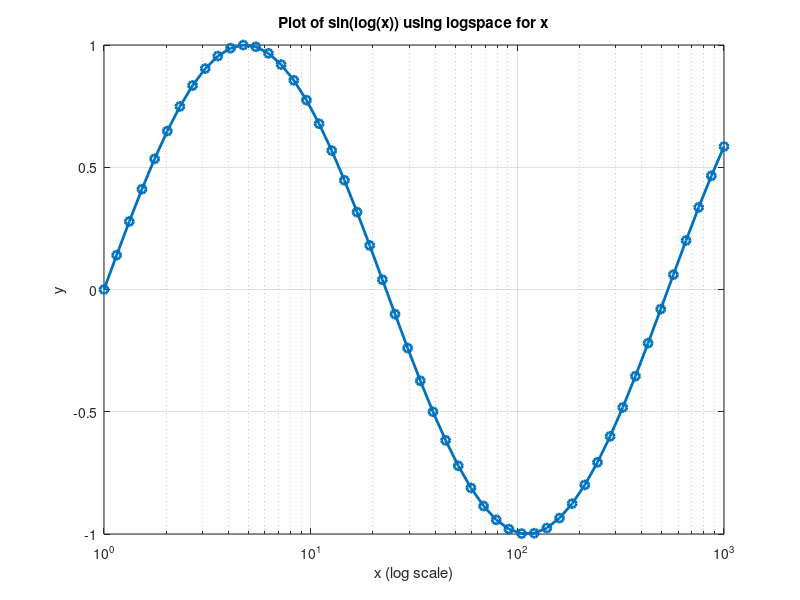

The MATLAB script that drew this image:
% Create a logarithmically spaced vector from 10^0 to 10^3 with 50 points
x = logspace(0, 3, 50);

% Define a function that might vary over several orders of magnitude
y = sin(log(x));  % Example: function of the logarithm of x

% Plot the function
figure;
semilogx(x, y, 'o-', 'LineWidth', 2);
xlabel('x (log scale)');
ylabel('y');
title('Plot of sin(log(x)) using logspace for x');
grid on;
